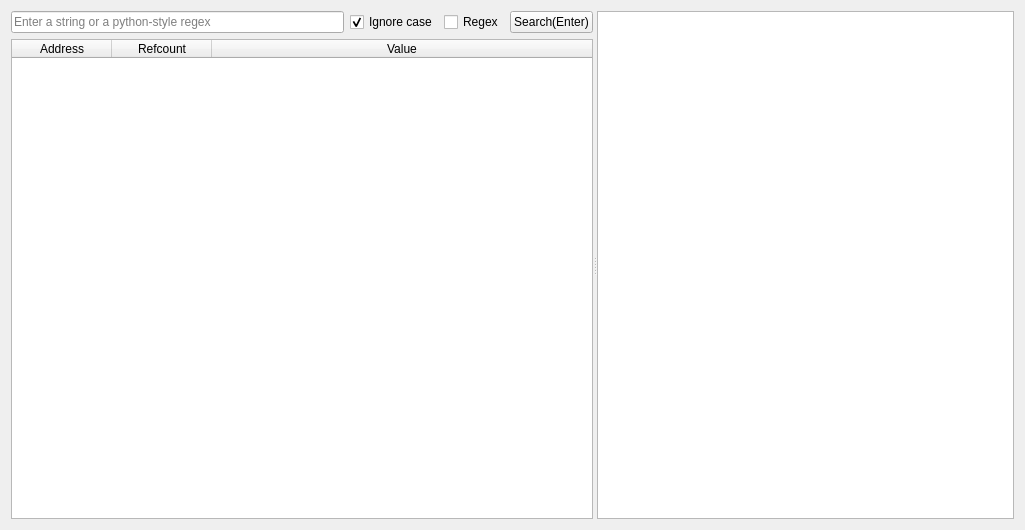
<?xml version="1.0" encoding="UTF-8"?>
<ui version="4.0">
 <class>Form</class>
 <widget class="QWidget" name="Form">
  <property name="geometry">
   <rect>
    <x>0</x>
    <y>0</y>
    <width>1025</width>
    <height>530</height>
   </rect>
  </property>
  <property name="windowTitle">
   <string>Referenced Strings</string>
  </property>
  <property name="toolTip">
   <string/>
  </property>
  <layout class="QGridLayout" name="gridLayout">
   <item row="0" column="0">
    <widget class="QSplitter" name="splitter">
     <property name="orientation">
      <enum>Qt::Horizontal</enum>
     </property>
     <widget class="QWidget" name="layoutWidget">
      <layout class="QVBoxLayout" name="verticalLayout">
       <item>
        <layout class="QHBoxLayout" name="horizontalLayout_2">
         <item>
          <widget class="QLineEdit" name="lineEdit_Regex">
           <property name="placeholderText">
            <string>Enter a string or a python-style regex</string>
           </property>
          </widget>
         </item>
         <item>
          <widget class="QCheckBox" name="checkBox_IgnoreCase">
           <property name="toolTip">
            <string>Ignore case if checked</string>
           </property>
           <property name="text">
            <string>Ignore case</string>
           </property>
           <property name="checked">
            <bool>true</bool>
           </property>
          </widget>
         </item>
         <item>
          <widget class="QCheckBox" name="checkBox_Regex">
           <property name="toolTip">
            <string>Your string will be treated as a regex if checked</string>
           </property>
           <property name="text">
            <string>Regex</string>
           </property>
          </widget>
         </item>
         <item>
          <widget class="QPushButton" name="pushButton_Search">
           <property name="text">
            <string>Search(Enter)</string>
           </property>
          </widget>
         </item>
        </layout>
       </item>
       <item>
        <widget class="QTableWidget" name="tableWidget_References">
         <property name="editTriggers">
          <set>QAbstractItemView::NoEditTriggers</set>
         </property>
         <property name="selectionMode">
          <enum>QAbstractItemView::SingleSelection</enum>
         </property>
         <property name="selectionBehavior">
          <enum>QAbstractItemView::SelectRows</enum>
         </property>
         <property name="sortingEnabled">
          <bool>true</bool>
         </property>
         <attribute name="horizontalHeaderStretchLastSection">
          <bool>true</bool>
         </attribute>
         <attribute name="verticalHeaderVisible">
          <bool>false</bool>
         </attribute>
         <attribute name="verticalHeaderDefaultSectionSize">
          <number>16</number>
         </attribute>
         <attribute name="verticalHeaderMinimumSectionSize">
          <number>16</number>
         </attribute>
         <column>
          <property name="text">
           <string>Address</string>
          </property>
         </column>
         <column>
          <property name="text">
           <string>Refcount</string>
          </property>
         </column>
         <column>
          <property name="text">
           <string>Value</string>
          </property>
         </column>
        </widget>
       </item>
      </layout>
     </widget>
     <widget class="QListWidget" name="listWidget_Referrers">
      <property name="editTriggers">
       <set>QAbstractItemView::NoEditTriggers</set>
      </property>
     </widget>
    </widget>
   </item>
  </layout>
 </widget>
 <resources/>
 <connections/>
</ui>
